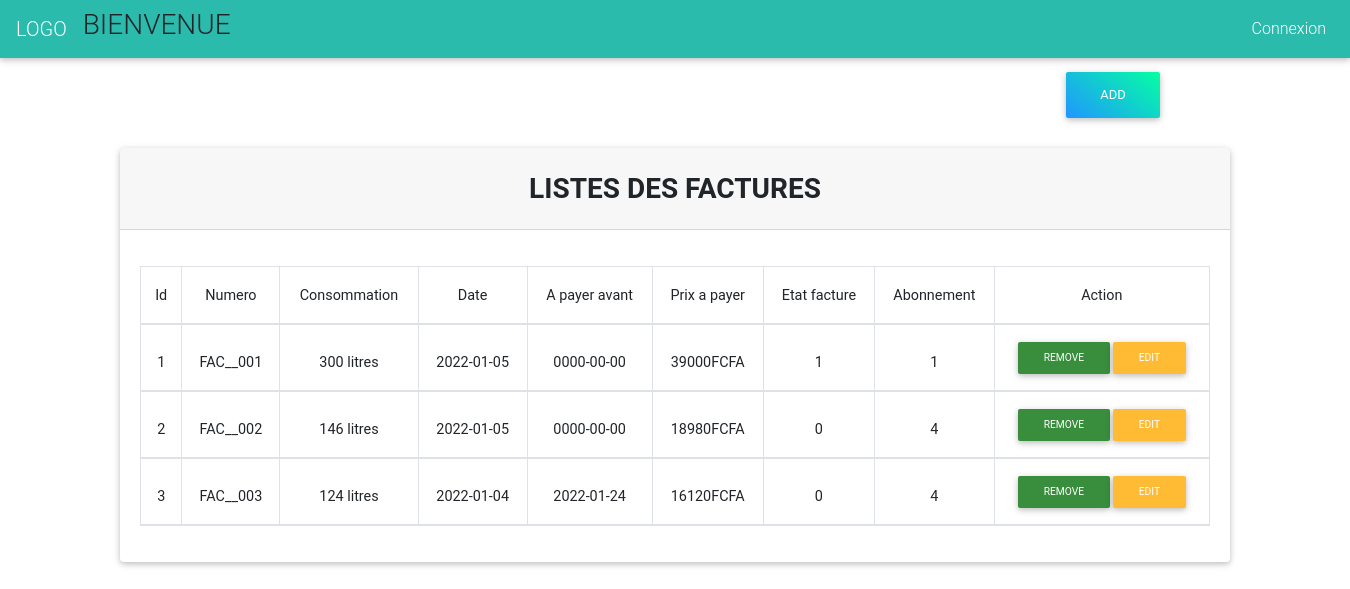
The page /accueil.php?p=gGestionFacture on the database its author committed.
### tables this page shows
CREATE TABLE `facture` (
  `idF` int(11) NOT NULL,
  `numero` varchar(45) DEFAULT NULL,
  `consommation` int(11) DEFAULT NULL,
  `date` date DEFAULT NULL,
  `DateFin` date DEFAULT NULL,
  `pu` float DEFAULT NULL,
  `etatFacture` int(11) NOT NULL,
  `idAbonnementF` int(11) NOT NULL
);

### src/models/user.php (called while the page is built, shortened)
<?php
require_once 'bdd.php';
function getFacture(){
    global $db;
    return $db->query("SELECT * FROM facture")->fetchAll();
}
?>

### src/vue/abonnement/index_facture.php (the view, shortened to what this page needs)
<div class="container mt-2">
<div class="col-md-4 offset-10">
    <a href="accueil.php?p=gAddFacture" class="btn aqua-gradient">Add</a>
</div>
<div class="card mt-4">
  <h3 class="card-header text-center font-weight-bold text-uppercase py-4">Listes Des Factures</h3>
  <div class="card-body">
    <div id="table" class="table-editable">
      <table class="table table-bordered table-responsive-md table-striped text-center">
        <thead>
          <tr>
            <th class="text-center">Id</th>
            <th class="text-center">Numero</th>
            <th class="text-center">Consommation</th>
            <th class="text-center">Date</th>
            <th class="text-center">A payer avant</th>
            <th class="text-center">Prix a payer</th>
            <th class="text-center">Etat facture</th>
            <th class="text-center">Abonnement</th>
            <th class="text-center" colspan="2">Action</th>
          </tr>
          <?php
          foreach ($facture as $f) {
            ?>
          <tr>
             <th><?=$f['idF'] ?></th>
             <th><?=$f['numero'] ?></th>
             <th><?=$f['consommation'] ?> litres</th>
             <th><?=$f['date'] ?></th>
             <th><?=$f['DateFin'] ?></th>
             <th><?=$f['pu'] ?>FCFA</th>
             <th><?=$f['etatFacture'] ?></th>
             <th><?=$f['idAbonnementF'] ?></th>
             <th clospan="2">
            <a href="#" class="btn btn-sm btn-green">Remove</a>
            <a href="#" class="btn btn-sm btn-warning">Edit</a>
            </th>
          </tr>
          <?php
          }
          ?>
        </thead>
      </table>
    </div>
  </div>
</div>
</div>

### rows shown on the page
facture: idF "1", numero "FAC__001", consommation "300", date "2022-01-05", DateFin "0000-00-00", pu "39000", etatFacture "1", idAbonnementF "1"
facture: idF "2", numero "FAC__002", consommation "146", date "2022-01-05", DateFin "0000-00-00", pu "18980", etatFacture "0", idAbonnementF "4"
facture: idF "3", numero "FAC__003", consommation "124", date "2022-01-04", DateFin "2022-01-24", pu "16120", etatFacture "0", idAbonnementF "4"
